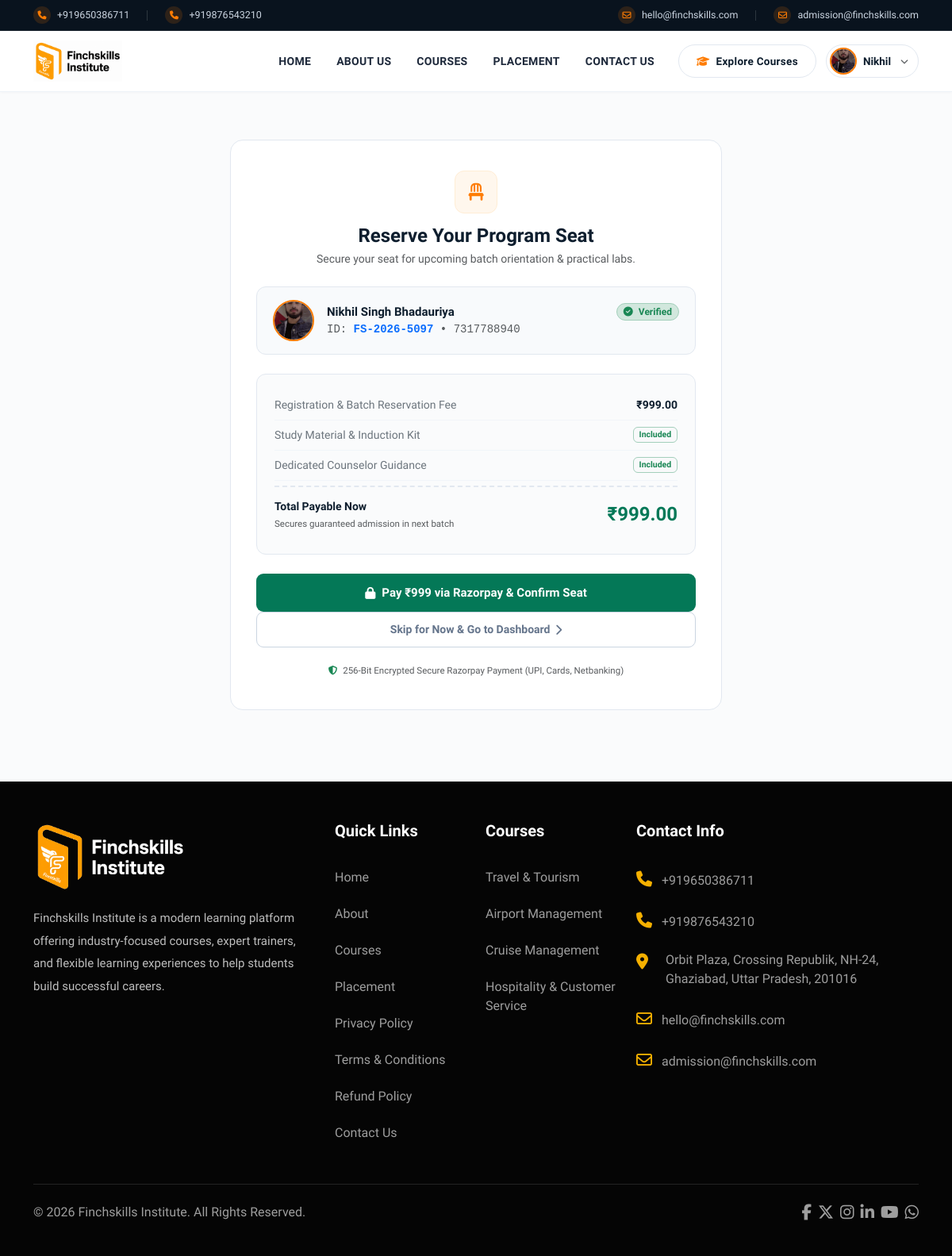
The page /seat-reservation.php (signed in) on the database its author committed.
### tables this page shows
CREATE TABLE `students` (
  `id` int NOT NULL AUTO_INCREMENT,
  `student_id` varchar(50) NOT NULL,
  `name` varchar(150) NOT NULL,
  `email` varchar(150) NOT NULL,
  `phone` varchar(25) NOT NULL,
  `aadhaar` varchar(30) NOT NULL,
  `photo` varchar(255) DEFAULT NULL,
  `password` varchar(255) NOT NULL,
  `otp_code` varchar(10) DEFAULT NULL,
  `otp_expires_at` datetime DEFAULT NULL,
  `is_verified` tinyint(1) DEFAULT '0',
  `seat_status` enum('Pending','Reserved','Confirmed') DEFAULT 'Pending',
  `payment_status` enum('Unpaid','Paid','Skipped') DEFAULT 'Unpaid',
  `payment_id` varchar(100) DEFAULT NULL,
  `payment_amount` decimal(10,2) DEFAULT '0.00',
  `payment_date` datetime DEFAULT NULL,
  `reset_token` varchar(100) DEFAULT NULL,
  `reset_expires_at` datetime DEFAULT NULL,
  `created_at` timestamp NOT NULL DEFAULT CURRENT_TIMESTAMP,
  PRIMARY KEY (`id`),
  UNIQUE KEY `student_id` (`student_id`),
  UNIQUE KEY `email` (`email`)
);

### seat-reservation.php (the view, shortened to what this page needs)
<?php
require_once __DIR__ . '/db.php';
$student_id = (int)($_SESSION['student_db_id'] ?? 0);
$stmt = $pdo->prepare("SELECT * FROM students WHERE id = ?");
$stmt->execute([$student_id]);
$student = $stmt->fetch();
$settings = [];
$s_stmt = $pdo->query("SELECT setting_key, setting_value FROM site_settings WHERE setting_key LIKE 'razorpay_%' OR setting_key = 'seat_booking_fee'");
while ($r = $s_stmt->fetch(PDO::FETCH_ASSOC)) {
    $settings[$r['setting_key']] = $r['setting_value'];
}
$fee_amount = (float)($settings['seat_booking_fee'] ?? 999);
include "header.php";
?>
<section class="seat-section">
    <div class="container">
        <div class="seat-card">
            <div class="text-center mb-4">
                <div class="seat-header-icon">
                    <i class="fa-solid fa-chair"></i>
                </div>
                <h2 class="fw-bold text-dark mb-1" style="font-size: 24px;">Reserve Your Program Seat</h2>
                <p class="text-muted small mb-0">Secure your seat for upcoming batch orientation &amp; practical labs.</p>
            </div>
            <div class="student-badge-strip">
                <?php if (!empty($student['photo']) && file_exists(__DIR__ . '/' . $student['photo'])): ?>
                    <img src="<?= htmlspecialchars($student['photo']) ?>" alt="Avatar" class="student-avatar">
                <?php else: ?>
                    <div class="student-avatar d-flex align-items-center justify-content-center text-secondary bg-white">
                        <i class="fa-solid fa-user fs-4"></i>
                    </div>
                <?php endif; ?>
                <div class="flex-grow-1">
                    <div class="d-flex align-items-center justify-content-between">
                        <strong class="text-dark" style="font-size: 15px;"><?= htmlspecialchars($student['name']) ?></strong>
                        <span class="badge bg-success-subtle text-success border border-success-subtle px-2 py-1 rounded-pill small">
                            <i class="fa-solid fa-circle-check me-1"></i> Verified
                        </span>
                    </div>
                    <div class="text-muted small mt-0.5 font-monospace">ID: <strong class="text-primary"><?= htmlspecialchars($student['student_id']) ?></strong> &bull; <?= htmlspecialchars($student['phone']) ?></div>
                </div>
            </div>
            <?php if ($student['payment_status'] === 'Paid'): ?>
                <div class="alert alert-success d-flex align-items-center gap-3 p-3 rounded-3 mb-4">
                    <i class="fa-solid fa-circle-check fs-2 text-success"></i>
                    <div>
                        <h6 class="fw-bold text-success mb-1">Seat Already Confirmed!</h6>
                        <p class="mb-0 small text-secondary">Your payment (ID: <code><?= htmlspecialchars($student['payment_id']) ?></code>) has been received. Your seat is locked.</p>
                    </div>
                </div>
                <div class="text-center">
                    <a href="student-profile.php" class="pay-btn" style="background: #fe7c03;">
                        <span>Go to My Profile &amp; Registration Slip</span>
                        <i class="fa-solid fa-arrow-right"></i>
                    </a>
                </div>
            <?php else: ?>
                <div class="fee-box">
                    <div class="fee-row">
                        <span class="text-secondary">Registration &amp; Batch Reservation Fee</span>
                        <strong class="text-dark">₹<?= number_format($fee_amount, 2) ?></strong>
                    </div>
                    <div class="fee-row">
                        <span class="text-secondary">Study Material &amp; Induction Kit</span>
                        <span class="badge bg-light text-success border border-success-subtle">Included</span>
                    </div>
                    <div class="fee-row">
                        <span class="text-secondary">Dedicated Counselor Guidance</span>
                        <span class="badge bg-light text-success border border-success-subtle">Included</span>
                    </div>
                    <div class="fee-row">
                        <div>
                            <strong class="text-dark d-block">Total Payable Now</strong>
                            <small class="text-muted" style="font-size: 11.5px;">Secures guaranteed admission in next batch</small>
                        </div>
                        <h4 class="fw-bold mb-0" style="color: #047857;">₹<?= number_format($fee_amount, 2) ?></h4>
                    </div>
                </div>
                <div class="d-grid gap-2.5 mb-3">
                    <button type="button" id="payNowBtn" class="pay-btn">
                        <i class="fa-solid fa-lock"></i>
                        <span>Pay ₹<?= number_format($fee_amount, 0) ?> via Razorpay &amp; Confirm Seat</span>
                    </button>
                    <form method="POST" action="seat-reservation.php">
                        <button type="submit" class="skip-btn" title="You can pay this fee later from your dashboard">
                            <span>Skip for Now &amp; Go to Dashboard</span>
                            <i class="fa-solid fa-chevron-right"></i>
                        </button>
                    </form>
                </div>
                <div class="text-center">
                    <small class="text-muted" style="font-size: 11.5px;">
                        <i class="fa-solid fa-shield-halved text-success me-1"></i> 256-Bit Encrypted Secure Razorpay Payment (UPI, Cards, Netbanking)
                    </small>
                </div>
            <?php endif; ?>
        </div>
    </div>
</section>
<?php include "footer.php"; ?>

### seat-reservation.php (style rules this page uses)
.seat-section { padding: 60px 0 90px; background: #fafbfc; min-height: 80vh; }
.seat-card { background: #ffffff; border: 1px solid #e2e8f0; border-radius: 16px; padding: 38px 32px; max-width: 620px; margin: 0 auto; box-shadow: none !important; }
.seat-header-icon { width: 54px; height: 54px; border-radius: 12px; background: #fff7ed; border: 1px solid #ffedd5; color: #fe7c03; display: inline-flex; align-items: center; justify-content: center; font-size: 22px; margin-bottom: 14px; }
.student-badge-strip { background: #f8fafc; border: 1px solid #e2e8f0; border-radius: 12px; padding: 16px 20px; display: flex; align-items: center; gap: 16px; margin-bottom: 24px; }
.student-avatar { width: 52px; height: 52px; border-radius: 50%; object-fit: cover; border: 2px solid #fe7c03; background: #ffffff; flex-shrink: 0; }
.fee-box { background: #fafbfc; border: 1px solid #e2e8f0; border-radius: 12px; padding: 20px 22px; margin-bottom: 24px; }
.fee-row { display: flex; justify-content: space-between; align-items: center; padding: 8px 0; border-bottom: 1px solid #f1f5f9; font-size: 14px; }
.fee-row:last-child { border-bottom: none; padding-top: 14px; margin-top: 6px; border-top: 2px dashed #e2e8f0; }
.pay-btn { background: #047857; color: #ffffff; border: none; border-radius: 9px; padding: 13px 20px; font-size: 15px; font-weight: 700; width: 100%; display: flex; align-items: center; justify-content: center; gap: 8px; transition: all 0.2s ease; }
.skip-btn { background: #ffffff; color: #64748b; border: 1px solid #cbd5e1; border-radius: 9px; padding: 11px 20px; font-size: 14px; font-weight: 600; width: 100%; display: flex; align-items: center; justify-content: center; gap: 6px; transition: all 0.2s ease; }

### rows shown on the page
students: photo (picture), name "Nikhil Singh Bhadauriya", student "FS-2026-5097", phone "7317788940"

### other values the page prints
$site_phone_1 "+919650386711"
$site_phone_2 "+919876543210"
$site_email_1 "hello@finchskills.com"
$site_email_2 "admission@finchskills.com"
explode(' ', trim($studentName))[0] "Nikhil"
$fee_amount "999.00"
$fee_amount "999"
